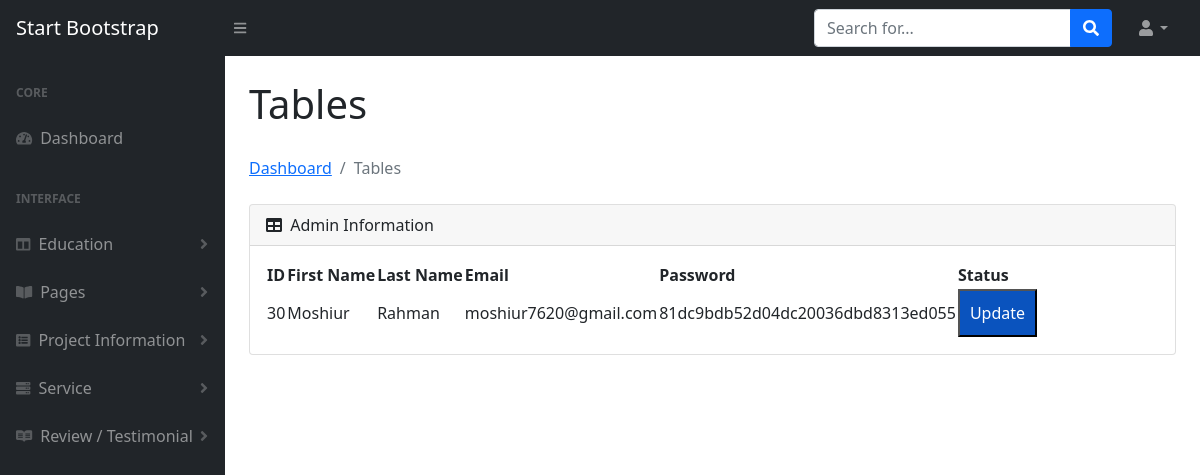
The app's page /Dashboard/tables.php with its own data.
### tables this page shows
CREATE TABLE `biodb` (
  `id` int(10) NOT NULL,
  `firstName` varchar(20) NOT NULL,
  `lastName` varchar(50) NOT NULL,
  `dateOfBirth` date DEFAULT NULL,
  `website` varchar(50) DEFAULT NULL,
  `degree` varchar(50) DEFAULT NULL,
  `phone` varchar(20) DEFAULT NULL,
  `email` varchar(50) NOT NULL,
  `city` varchar(20) DEFAULT NULL,
  `image` varchar(50) DEFAULT NULL,
  `details` text DEFAULT NULL,
  `location` varchar(255) DEFAULT NULL,
  `map` text DEFAULT NULL,
  `facebook_icons` varchar(50) DEFAULT NULL,
  `instagram_icons` varchar(50) DEFAULT NULL,
  `twitter_icons` varchar(50) DEFAULT NULL,
  `skype_icons` varchar(50) DEFAULT NULL,
  `password` varchar(255) NOT NULL
);

### Dashboard/tables.php (the view, shortened to what this page needs)
<?php include_once("../DB/connect.php");?>
<!DOCTYPE html>
<html lang="en">
    <head>
        <link href="https://cdn.jsdelivr.net/npm/simple-datatables@latest/dist/style.css" rel="stylesheet" />
        <link href="css/styles.css" rel="stylesheet" />
    </head>
    <body class="sb-nav-fixed">
        <nav class="sb-topnav navbar navbar-expand navbar-dark bg-dark">
            <a class="navbar-brand ps-3" href="index.html">Start Bootstrap</a>
            <button class="btn btn-link btn-sm order-1 order-lg-0 me-4 me-lg-0" id="sidebarToggle" href="#!"><i class="fas fa-bars"></i></button>
            <form class="d-none d-md-inline-block form-inline ms-auto me-0 me-md-3 my-2 my-md-0">
                <div class="input-group">
                    <input class="form-control" type="text" placeholder="Search for..." aria-label="Search for..." aria-describedby="btnNavbarSearch" />
                    <button class="btn btn-primary" id="btnNavbarSearch" type="button"><i class="fas fa-search"></i></button>
                </div>
            </form>
            <ul class="navbar-nav ms-auto ms-md-0 me-3 me-lg-4">
                <li class="nav-item dropdown">
                    <a class="nav-link dropdown-toggle" id="navbarDropdown" href="#" role="button" data-bs-toggle="dropdown" aria-expanded="false"><i class="fas fa-user fa-fw"></i></a>
                </li>
            </ul>
        </nav>
        <div id="layoutSidenav">
            <div id="layoutSidenav_nav">
                <nav class="sb-sidenav accordion sb-sidenav-dark" id="sidenavAccordion">
                    <div class="sb-sidenav-menu">
                        <div class="nav">
                            <div class="sb-sidenav-menu-heading">Core</div>
                            <a class="nav-link" href="index.html">
                                <div class="sb-nav-link-icon"><i class="fas fa-tachometer-alt"></i></div>
                                Dashboard
                            </a>
                            <div class="sb-sidenav-menu-heading">Interface</div>
                            <a class="nav-link collapsed" href="#" data-bs-toggle="collapse" data-bs-target="#collapseLayouts" aria-expanded="false" aria-controls="collapseLayouts">
                                <div class="sb-nav-link-icon"><i class="fas fa-columns"></i></div>
                                Education
                                <div class="sb-sidenav-collapse-arrow"><i class="fas fa-angle-down"></i></div>
                            </a>
                            <a class="nav-link collapsed" href="#" data-bs-toggle="collapse" data-bs-target="#collapsePages" aria-expanded="false" aria-controls="collapsePages">
                                <div class="sb-nav-link-icon"><i class="fas fa-book-open"></i></div>
                                Pages
                                <div class="sb-sidenav-collapse-arrow"><i class="fas fa-angle-down"></i></div>
                            </a>
                            <a class="nav-link collapsed" href="#" data-bs-toggle="collapse" data-bs-target="#pagescollapseLayouts" aria-expanded="false" aria-controls="pagescollapseLayouts">
                                <div class="sb-nav-link-icon"><i class="fas fa-list-alt"></i></div>
                                Project Information
                                <div class="sb-sidenav-collapse-arrow"><i class="fas fa-angle-down"></i></div>
                            </a>
                            <a class="nav-link collapsed" href="#" data-bs-toggle="collapse" data-bs-target="#pagescollapseLayout" aria-expanded="false" aria-controls="pagescollapseLayout">
                                <div class="sb-nav-link-icon"><i class="fas fa-server"></i></div>
                                Service
                                <div class="sb-sidenav-collapse-arrow"><i class="fas fa-angle-down"></i></div>
                            </a>
                            <a class="nav-link collapsed" href="#" data-bs-toggle="collapse" data-bs-target="#pagescollapseLayout1" aria-expanded="false" aria-controls="pagescollapseLayout1">
                                <div class="sb-nav-link-icon"><i class="fab fa-readme"></i></div>
                                Review / Testimonial
                                <div class="sb-sidenav-collapse-arrow"><i class="fas fa-angle-down"></i></div>
                            </a>
                        </div>
                    </div>
                </nav>
            </div>
            <div id="layoutSidenav_content">
                <main>
                    <div class="container-fluid px-4">
                        <h1 class="mt-4">Tables</h1>
                        <ol class="breadcrumb mb-4">
                            <li class="breadcrumb-item"><a href="index.php">Dashboard</a></li>
                            <li class="breadcrumb-item active">Tables</li>
                        </ol>
                        <div class="card mb-4">
                            <div class="card-header">
                                <i class="fas fa-table me-1"></i>
                                Admin Information
                            </div>
                            <div class="card-body">
                                <table id="datatablesSimple">
                                    <thead>
                                        <tr>
                                            <th>ID</th>
                                            <th>First Name</th>
                                            <th>Last Name</th>
                                            <th>Email</th>
                                            <th>Password</th>
                                            <th>Status</th>
                                        </tr>
                                    </thead>
                                    <tbody>
                                        <?php
                                            $sql = "SELECT id, firstName, lastName, email, password FROM biodb";
                                            $result = mysqli_query($conn,$sql);
                                            if (mysqli_num_rows($result) > 0) {
                                                while($row = mysqli_fetch_assoc($result)) {
                                        ?>
                                        <tr>
                                            <td><?php echo $row["id"];?></td>
                                            <td><?php echo $row["firstName"];?></td>
                                            <td><?php echo $row["lastName"];?></td>
                                            <td><?php echo $row["email"];?></td>
                                            <td><?php echo $row["password"];?></td>
                                            <td>
                                                <a href="update.php?id=<?php echo $row["id"];?>">
                                                    <button>Update</button>
                                                </a>
                                            </td>
                                        </tr>
                                        <?php }} ?>
                                    </tbody>
                                </table>
                            </div>
                        </div>
                    </div>
                </main>
            </div>
        </div>
    </body>
</html>

### records on screen
biodb: id "30", firstName "Moshiur", lastName "Rahman", email "moshiur7620@gmail.com", password "81dc9bdb52d04dc20036dbd8313ed055"
